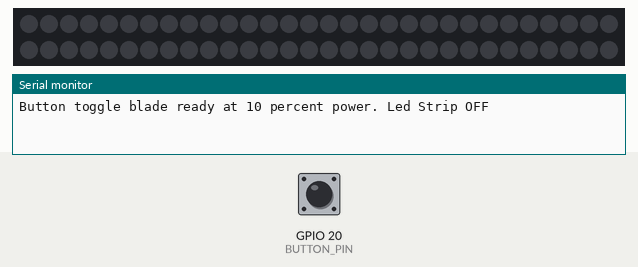
This sketch was run on a simulated Seeed XIAO ESP32-C3. On the bench: 60 RGB LEDs in strip order, left to right, continuing on the next row, the last lines printed to the serial monitor. The test bench sets the inputs (shaded band); at power-on: GPIO 20 (BUTTON_PIN) HIGH. Dim RGB values are drawn brighter than linear.

Above: at 1.2 s.
1.3 s: GPIO 20 (BUTTON_PIN) pulled LOW for 0.15 s
At 1.79 s:
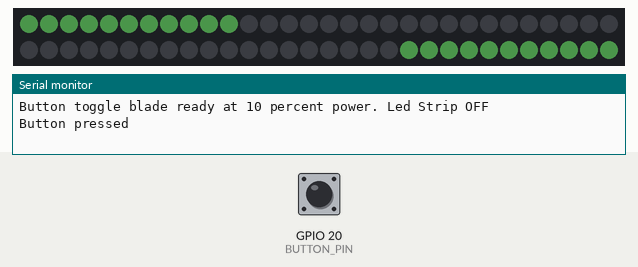
2.0 s: GPIO 20 (BUTTON_PIN) pulsed LOW 5 times (0.12 s each, 0.3 s apart)
At 3.2 s:
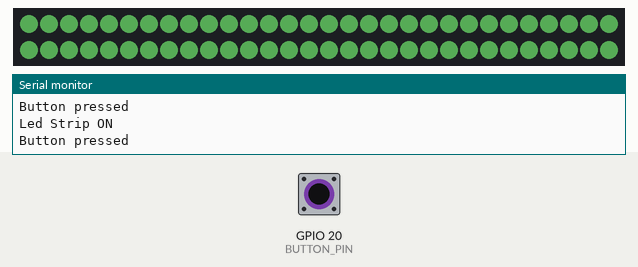
5.0 s: GPIO 20 (BUTTON_PIN) pulled LOW for 1 s
At 5.82 s:
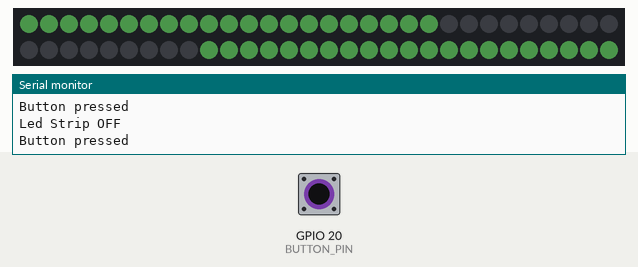
7.8 s: GPIO 20 (BUTTON_PIN) pulled LOW for 0.15 s
At 7.98 s:
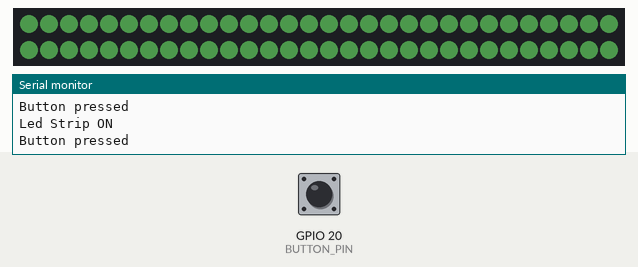
Timing chart, 0 to 9.5 s (numbered marks = the images above; inputs shaded):
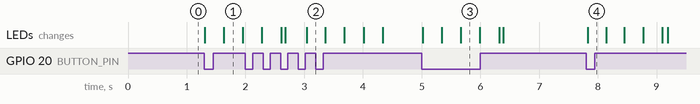

Measured:
- after the input at 1.3 s, the LEDs: first change at once (image 1 shows a later state)
- after the input at 5.0 s, the LEDs: first change at once (image 3 shows a later state)

The sketch:

step_12_button_toggle_blade.ino
```cpp
// STEP 12: Button Toggles Led Strip On and Off
//
// WIRING DIAGRAM
// XIAO ESP32-C3 D7 -> pushbutton -> GND
// XIAO ESP32-C3 D8 -> NeoPixel DIN
// XIAO ESP32-C3 5V/VBUS -> NeoPixel 5V
// XIAO ESP32-C3 GND -> NeoPixel GND

#include <Adafruit_NeoPixel.h>

#define USE_SUPER_MINI_PINS 0

#if USE_SUPER_MINI_PINS
const int BUTTON_PIN = 0;
const int LED_STRIP_PIN = 2;
#else
const int BUTTON_PIN = D7;
const int LED_STRIP_PIN = D8;
#endif

const int LED_COUNT = 60;
const int SAFE_BRIGHTNESS = 25;
const int SHUTDOWN_PEAK_BRIGHTNESS = 60;
const int BLADE_RED = 0;
const int BLADE_GREEN = 100;
const int BLADE_BLUE = 0;
const int BLADE_WHITE = 100;

bool stripOn = false;
int lastButtonState = HIGH;

Adafruit_NeoPixel strip(LED_COUNT, LED_STRIP_PIN, NEO_GRBW + NEO_KHZ800);

void pulseBrightness();


void setup() {
  Serial.begin(115200);
  pinMode(BUTTON_PIN, INPUT_PULLUP);
  strip.begin();
  strip.setBrightness(SAFE_BRIGHTNESS);
  strip.clear();
  strip.show();
  Serial.println("Button toggle blade ready at 10 percent power. Led Strip OFF");
}

void loop() {
  int buttonState = digitalRead(BUTTON_PIN);

  if (buttonState == LOW && lastButtonState == HIGH) {
    stripOn = !stripOn;
    Serial.println("Button pressed");

    if (stripOn) {
      igniteBlade();
      Serial.println("Led Strip ON");
    } else {
      shutdownBlade();
      Serial.println("Led Strip OFF");
    }
  }

  lastButtonState = buttonState;
  delay(20);
}

void igniteBlade() {
  int leftIndex = 0;
  int rightIndex = LED_COUNT - 1;

  strip.setBrightness(SAFE_BRIGHTNESS);
  strip.clear();

  while (leftIndex <= rightIndex) {
    strip.setPixelColor(leftIndex, strip.Color(BLADE_RED, BLADE_GREEN, BLADE_BLUE, BLADE_WHITE));

    if (rightIndex != leftIndex) {
      strip.setPixelColor(rightIndex, strip.Color(BLADE_RED, BLADE_GREEN, BLADE_BLUE, BLADE_WHITE));
    }

    strip.show();
    delay(30);

    leftIndex++;
    rightIndex--;
  }
  pulseBrightness();
}

void shutdownBlade() {
  pulseBrightness();

  int leftIndex = (LED_COUNT - 1) / 2;
  int rightIndex = LED_COUNT / 2;

  while (leftIndex >= 0 || rightIndex < LED_COUNT) {
    if (leftIndex >= 0) {
      strip.setPixelColor(leftIndex, 0);
    }

    if (rightIndex < LED_COUNT) {
      strip.setPixelColor(rightIndex, 0);
    }

    strip.show();
    delay(30);

    leftIndex--;
    rightIndex++;
  }

  strip.setBrightness(SAFE_BRIGHTNESS);
  strip.clear();
  strip.show();
}

void pulseBrightness() {
  for (int brightness = SAFE_BRIGHTNESS; brightness <= SHUTDOWN_PEAK_BRIGHTNESS; brightness += 5) {
    strip.setBrightness(brightness);
    strip.show();
    delay(15);
  }

  for (int brightness = SHUTDOWN_PEAK_BRIGHTNESS; brightness >= SAFE_BRIGHTNESS; brightness -= 5) {
    strip.setBrightness(brightness);
    strip.show();
    delay(35);
  }
}
```
